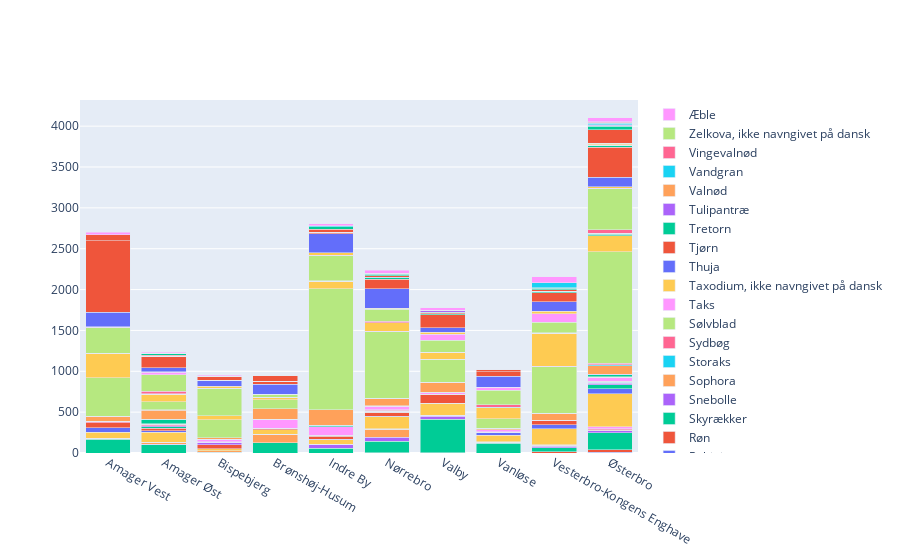

Notebook code for this chart:
### Markdown cell above
## OBS farverne skal lige tilpasses, slet ikke nok her.

### Code cell
x = temp.columns
trees = temp.index

for i in range(0,len(trees)):
    if i == 0:
        fig = go.Figure(go.Bar(x=x, y=temp.iloc[i,:].values, name = trees[i]))
    else:
        fig.add_trace(go.Bar(x=x, y=temp.iloc[i,:].values, name = trees[i]))

fig.update_layout(barmode='stack')
fig.show()

### Figure 1 — Plotly figure (JSON) as saved in the notebook; plotly's stock layout.template omitted (floating-point values rounded to 4 significant figures)
{"data": [{"name": "Albizia (Ærteblomst-fam,)", "type": "bar", "x": ["Amager Vest", "Amager Øst", "Bispebjerg", "Brønshøj-Husum", "Indre By", "Nørrebro", "Valby", "Vanløse", "Vesterbro-Kongens Enghave", "Østerbro"], "y": [0, 0, 0, 0, 0, 0, 0, 0, 0, 10]}, {"name": "Ambratræ", "type": "bar", "x": ["Amager Vest", "Amager Øst", "Bispebjerg", "Brønshøj-Husum", "Indre By", "Nørrebro", "Valby", "Vanløse", "Vesterbro-Kongens Enghave", "Østerbro"], "y": [0, 0, 0, 0, 0, 2, 2, 0, 15, 27]}, {"name": "Ask", "type": "bar", "x": ["Amager Vest", "Amager Øst", "Bispebjerg", "Brønshøj-Husum", "Indre By", "Nørrebro", "Valby", "Vanløse", "Vesterbro-Kongens Enghave", "Østerbro"], "y": [169, 98, 9, 128, 59, 139, 414, 120, 48, 210]}, {"name": "Avnbøg", "type": "bar", "x": ["Amager Vest", "Amager Øst", "Bispebjerg", "Brønshøj-Husum", "Indre By", "Nørrebro", "Valby", "Vanløse", "Vesterbro-Kongens Enghave", "Østerbro"], "y": [5, 11, 3, 0, 43, 50, 33, 7, 17, 24]}, {"name": "Birk", "type": "bar", "x": ["Amager Vest", "Amager Øst", "Bispebjerg", "Brønshøj-Husum", "Indre By", "Nørrebro", "Valby", "Vanløse", "Vesterbro-Kongens Enghave", "Østerbro"], "y": [6, 20, 14, 99, 1, 99, 6, 6, 16, 8]}, {"name": "Bjergthe", "type": "bar", "x": ["Amager Vest", "Amager Øst", "Bispebjerg", "Brønshøj-Husum", "Indre By", "Nørrebro", "Valby", "Vanløse", "Vesterbro-Kongens Enghave", "Østerbro"], "y": [0, 0, 0, 0, 0, 0, 0, 0, 0, 3]}, {"name": "Bærmispel", "type": "bar", "x": ["Amager Vest", "Amager Øst", "Bispebjerg", "Brønshøj-Husum", "Indre By", "Nørrebro", "Valby", "Vanløse", "Vesterbro-Kongens Enghave", "Østerbro"], "y": [0, 0, 0, 0, 3, 6, 8, 0, 7, 14]}, {"name": "Bøg", "type": "bar", "x": ["Amager Vest", "Amager Øst", "Bispebjerg", "Brønshøj-Husum", "Indre By", "Nørrebro", "Valby", "Vanløse", "Vesterbro-Kongens Enghave", "Østerbro"], "y": [0, 0, 0, 0, 0, 3, 0, 2, 1, 2]}, {"name": "Ceder", "type": "bar", "x": ["Amager Vest", "Amager Øst", "Bispebjerg", "Brønshøj-Husum", "Indre By", "Nørrebro", "Valby", "Vanløse", "Vesterbro-Kongens Enghave", "Østerbro"], "y": [0, 0, 0, 0, 0, 0, 0, 0, 0, 23]}, {"name": "Eg", "type": "bar", "x": ["Amager Vest", "Amager Øst", "Bispebjerg", "Brønshøj-Husum", "Indre By", "Nørrebro", "Valby", "Vanløse", "Vesterbro-Kongens Enghave", "Østerbro"], "y": [77, 122, 29, 57, 57, 146, 143, 84, 195, 404]}, {"name": "El", "type": "bar", "x": ["Amager Vest", "Amager Øst", "Bispebjerg", "Brønshøj-Husum", "Indre By", "Nørrebro", "Valby", "Vanløse", "Vesterbro-Kongens Enghave", "Østerbro"], "y": [53, 21, 0, 3, 4, 2, 2, 30, 45, 59]}, {"name": "Elm", "type": "bar", "x": ["Amager Vest", "Amager Øst", "Bispebjerg", "Brønshøj-Husum", "Indre By", "Nørrebro", "Valby", "Vanløse", "Vesterbro-Kongens Enghave", "Østerbro"], "y": [59, 32, 48, 13, 41, 54, 104, 0, 50, 3]}, {"name": "Fyr", "type": "bar", "x": ["Amager Vest", "Amager Øst", "Bispebjerg", "Brønshøj-Husum", "Indre By", "Nørrebro", "Valby", "Vanløse", "Vesterbro-Kongens Enghave", "Østerbro"], "y": [0, 16, 0, 0, 2, 0, 0, 2, 0, 47]}, {"name": "Gingko", "type": "bar", "x": ["Amager Vest", "Amager Øst", "Bispebjerg", "Brønshøj-Husum", "Indre By", "Nørrebro", "Valby", "Vanløse", "Vesterbro-Kongens Enghave", "Østerbro"], "y": [0, 13, 31, 0, 4, 9, 3, 2, 3, 21]}, {"name": "Gran", "type": "bar", "x": ["Amager Vest", "Amager Øst", "Bispebjerg", "Brønshøj-Husum", "Indre By", "Nørrebro", "Valby", "Vanløse", "Vesterbro-Kongens Enghave", "Østerbro"], "y": [0, 0, 0, 0, 0, 0, 0, 0, 2, 6]}, {"name": "Guldregn", "type": "bar", "x": ["Amager Vest", "Amager Øst", "Bispebjerg", "Brønshøj-Husum", "Indre By", "Nørrebro", "Valby", "Vanløse", "Vesterbro-Kongens Enghave", "Østerbro"], "y": [1, 0, 0, 0, 0, 0, 0, 0, 0, 7]}, {"name": "Hassel", "type": "bar", "x": ["Amager Vest", "Amager Øst", "Bispebjerg", "Brønshøj-Husum", "Indre By", "Nørrebro", "Valby", "Vanløse", "Vesterbro-Kongens Enghave", "Østerbro"], "y": [15, 16, 1, 0, 3, 12, 3, 7, 3, 11]}, {"name": "Hemlock", "type": "bar", "x": ["Amager Vest", "Amager Øst", "Bispebjerg", "Brønshøj-Husum", "Indre By", "Nørrebro", "Valby", "Vanløse", "Vesterbro-Kongens Enghave", "Østerbro"], "y": [0, 0, 0, 0, 0, 7, 0, 0, 0, 0]}, {"name": "Hestekastanie", "type": "bar", "x": ["Amager Vest", "Amager Øst", "Bispebjerg", "Brønshøj-Husum", "Indre By", "Nørrebro", "Valby", "Vanløse", "Vesterbro-Kongens Enghave", "Østerbro"], "y": [3, 8, 33, 112, 105, 44, 17, 24, 0, 43]}, {"name": "Hibiscus-slægten", "type": "bar", "x": ["Amager Vest", "Amager Øst", "Bispebjerg", "Brønshøj-Husum", "Indre By", "Nørrebro", "Valby", "Vanløse", "Vesterbro-Kongens Enghave", "Østerbro"], "y": [0, 0, 0, 0, 0, 0, 0, 0, 0, 3]}, {"name": "Hjertetræ", "type": "bar", "x": ["Amager Vest", "Amager Øst", "Bispebjerg", "Brønshøj-Husum", "Indre By", "Nørrebro", "Valby", "Vanløse", "Vesterbro-Kongens Enghave", "Østerbro"], "y": [0, 0, 0, 0, 0, 3, 0, 0, 0, 0]}, {"name": "Humlebøg", "type": "bar", "x": ["Amager Vest", "Amager Øst", "Bispebjerg", "Brønshøj-Husum", "Indre By", "Nørrebro", "Valby", "Vanløse", "Vesterbro-Kongens Enghave", "Østerbro"], "y": [0, 0, 0, 0, 0, 0, 0, 0, 0, 9]}, {"name": "Ikke registreret", "type": "bar", "x": ["Amager Vest", "Amager Øst", "Bispebjerg", "Brønshøj-Husum", "Indre By", "Nørrebro", "Valby", "Vanløse", "Vesterbro-Kongens Enghave", "Østerbro"], "y": [0, 55, 0, 0, 20, 0, 6, 1, 0, 24]}, {"name": "Kastanie", "type": "bar", "x": ["Amager Vest", "Amager Øst", "Bispebjerg", "Brønshøj-Husum", "Indre By", "Nørrebro", "Valby", "Vanløse", "Vesterbro-Kongens Enghave", "Østerbro"], "y": [0, 0, 0, 0, 0, 0, 0, 0, 0, 3]}, {"name": "Kirsebær/Blomme", "type": "bar", "x": ["Amager Vest", "Amager Øst", "Bispebjerg", "Brønshøj-Husum", "Indre By", "Nørrebro", "Valby", "Vanløse", "Vesterbro-Kongens Enghave", "Østerbro"], "y": [60, 113, 19, 129, 185, 90, 127, 14, 86, 105]}, {"name": "Kornel", "type": "bar", "x": ["Amager Vest", "Amager Øst", "Bispebjerg", "Brønshøj-Husum", "Indre By", "Nørrebro", "Valby", "Vanløse", "Vesterbro-Kongens Enghave", "Østerbro"], "y": [0, 7, 0, 0, 0, 4, 0, 2, 0, 13]}, {"name": "Kristtorn", "type": "bar", "x": ["Amager Vest", "Amager Øst", "Bispebjerg", "Brønshøj-Husum", "Indre By", "Nørrebro", "Valby", "Vanløse", "Vesterbro-Kongens Enghave", "Østerbro"], "y": [0, 0, 0, 0, 0, 0, 0, 0, 0, 19]}, {"name": "Lind", "type": "bar", "x": ["Amager Vest", "Amager Øst", "Bispebjerg", "Brønshøj-Husum", "Indre By", "Nørrebro", "Valby", "Vanløse", "Vesterbro-Kongens Enghave", "Østerbro"], "y": [470, 98, 219, 112, 1482, 816, 282, 117, 567, 1364]}, {"name": "Lærk", "type": "bar", "x": ["Amager Vest", "Amager Øst", "Bispebjerg", "Brønshøj-Husum", "Indre By", "Nørrebro", "Valby", "Vanløse", "Vesterbro-Kongens Enghave", "Østerbro"], "y": [0, 0, 0, 0, 0, 1, 0, 0, 7, 1]}, {"name": "Løn", "type": "bar", "x": ["Amager Vest", "Amager Øst", "Bispebjerg", "Brønshøj-Husum", "Indre By", "Nørrebro", "Valby", "Vanløse", "Vesterbro-Kongens Enghave", "Østerbro"], "y": [303, 86, 47, 31, 94, 105, 80, 137, 403, 195]}, {"name": "Mispel", "type": "bar", "x": ["Amager Vest", "Amager Øst", "Bispebjerg", "Brønshøj-Husum", "Indre By", "Nørrebro", "Valby", "Vanløse", "Vesterbro-Kongens Enghave", "Østerbro"], "y": [0, 0, 0, 0, 0, 0, 0, 0, 0, 2]}, {"name": "Morbær", "type": "bar", "x": ["Amager Vest", "Amager Øst", "Bispebjerg", "Brønshøj-Husum", "Indre By", "Nørrebro", "Valby", "Vanløse", "Vesterbro-Kongens Enghave", "Østerbro"], "y": [0, 0, 0, 0, 0, 0, 0, 0, 0, 1]}, {"name": "Nyssa", "type": "bar", "x": ["Amager Vest", "Amager Øst", "Bispebjerg", "Brønshøj-Husum", "Indre By", "Nørrebro", "Valby", "Vanløse", "Vesterbro-Kongens Enghave", "Østerbro"], "y": [0, 0, 0, 0, 0, 0, 0, 0, 0, 18]}, {"name": "Osagetorn", "type": "bar", "x": ["Amager Vest", "Amager Øst", "Bispebjerg", "Brønshøj-Husum", "Indre By", "Nørrebro", "Valby", "Vanløse", "Vesterbro-Kongens Enghave", "Østerbro"], "y": [0, 0, 0, 0, 0, 0, 0, 0, 0, 2]}, {"name": "Parrotia, ikke navngivet på dansk", "type": "bar", "x": ["Amager Vest", "Amager Øst", "Bispebjerg", "Brønshøj-Husum", "Indre By", "Nørrebro", "Valby", "Vanløse", "Vesterbro-Kongens Enghave", "Østerbro"], "y": [0, 0, 0, 0, 0, 0, 0, 0, 0, 6]}, {"name": "Paulównia", "type": "bar", "x": ["Amager Vest", "Amager Øst", "Bispebjerg", "Brønshøj-Husum", "Indre By", "Nørrebro", "Valby", "Vanløse", "Vesterbro-Kongens Enghave", "Østerbro"], "y": [0, 10, 1, 0, 0, 0, 0, 4, 0, 4]}, {"name": "Pil", "type": "bar", "x": ["Amager Vest", "Amager Øst", "Bispebjerg", "Brønshøj-Husum", "Indre By", "Nørrebro", "Valby", "Vanløse", "Vesterbro-Kongens Enghave", "Østerbro"], "y": [0, 28, 0, 0, 6, 19, 0, 31, 5, 42]}, {"name": "Platan", "type": "bar", "x": ["Amager Vest", "Amager Øst", "Bispebjerg", "Brønshøj-Husum", "Indre By", "Nørrebro", "Valby", "Vanløse", "Vesterbro-Kongens Enghave", "Østerbro"], "y": [310, 204, 336, 36, 302, 149, 148, 180, 129, 504]}, {"name": "Poppel", "type": "bar", "x": ["Amager Vest", "Amager Øst", "Bispebjerg", "Brønshøj-Husum", "Indre By", "Nørrebro", "Valby", "Vanløse", "Vesterbro-Kongens Enghave", "Østerbro"], "y": [7, 28, 5, 0, 11, 5, 78, 36, 106, 2]}, {"name": "Pære", "type": "bar", "x": ["Amager Vest", "Amager Øst", "Bispebjerg", "Brønshøj-Husum", "Indre By", "Nørrebro", "Valby", "Vanløse", "Vesterbro-Kongens Enghave", "Østerbro"], "y": [6, 9, 21, 0, 31, 7, 22, 0, 30, 22]}, {"name": "Robinie", "type": "bar", "x": ["Amager Vest", "Amager Øst", "Bispebjerg", "Brønshøj-Husum", "Indre By", "Nørrebro", "Valby", "Vanløse", "Vesterbro-Kongens Enghave", "Østerbro"], "y": [176, 46, 69, 121, 232, 237, 55, 131, 115, 112]}, {"name": "Røn", "type": "bar", "x": ["Amager Vest", "Amager Øst", "Bispebjerg", "Brønshøj-Husum", "Indre By", "Nørrebro", "Valby", "Vanløse", "Vesterbro-Kongens Enghave", "Østerbro"], "y": [879, 142, 4, 37, 14, 116, 156, 56, 112, 366]}, {"name": "Skyrækker", "type": "bar", "x": ["Amager Vest", "Amager Øst", "Bispebjerg", "Brønshøj-Husum", "Indre By", "Nørrebro", "Valby", "Vanløse", "Vesterbro-Kongens Enghave", "Østerbro"], "y": [0, 0, 0, 0, 2, 17, 16, 0, 17, 25]}, {"name": "Snebolle", "type": "bar", "x": ["Amager Vest", "Amager Øst", "Bispebjerg", "Brønshøj-Husum", "Indre By", "Nørrebro", "Valby", "Vanløse", "Vesterbro-Kongens Enghave", "Østerbro"], "y": [0, 0, 0, 0, 0, 4, 0, 0, 0, 0]}, {"name": "Sophora", "type": "bar", "x": ["Amager Vest", "Amager Øst", "Bispebjerg", "Brønshøj-Husum", "Indre By", "Nørrebro", "Valby", "Vanløse", "Vesterbro-Kongens Enghave", "Østerbro"], "y": [0, 0, 0, 0, 0, 0, 1, 0, 2, 0]}, {"name": "Storaks", "type": "bar", "x": ["Amager Vest", "Amager Øst", "Bispebjerg", "Brønshøj-Husum", "Indre By", "Nørrebro", "Valby", "Vanløse", "Vesterbro-Kongens Enghave", "Østerbro"], "y": [0, 0, 0, 0, 0, 0, 0, 0, 0, 6]}, {"name": "Sydbøg", "type": "bar", "x": ["Amager Vest", "Amager Øst", "Bispebjerg", "Brønshøj-Husum", "Indre By", "Nørrebro", "Valby", "Vanløse", "Vesterbro-Kongens Enghave", "Østerbro"], "y": [0, 0, 0, 0, 0, 1, 0, 0, 0, 0]}, {"name": "Sølvblad ", "type": "bar", "x": ["Amager Vest", "Amager Øst", "Bispebjerg", "Brønshøj-Husum", "Indre By", "Nørrebro", "Valby", "Vanløse", "Vesterbro-Kongens Enghave", "Østerbro"], "y": [0, 0, 0, 0, 0, 0, 0, 0, 0, 2]}, {"name": "Taks", "type": "bar", "x": ["Amager Vest", "Amager Øst", "Bispebjerg", "Brønshøj-Husum", "Indre By", "Nørrebro", "Valby", "Vanløse", "Vesterbro-Kongens Enghave", "Østerbro"], "y": [0, 0, 0, 0, 0, 0, 1, 0, 0, 0]}, {"name": "Taxodium, ikke navngivet på dansk", "type": "bar", "x": ["Amager Vest", "Amager Øst", "Bispebjerg", "Brønshøj-Husum", "Indre By", "Nørrebro", "Valby", "Vanløse", "Vesterbro-Kongens Enghave", "Østerbro"], "y": [0, 0, 0, 0, 0, 0, 0, 0, 0, 21]}, {"name": "Thuja", "type": "bar", "x": ["Amager Vest", "Amager Øst", "Bispebjerg", "Brønshøj-Husum", "Indre By", "Nørrebro", "Valby", "Vanløse", "Vesterbro-Kongens Enghave", "Østerbro"], "y": [0, 0, 0, 0, 0, 1, 0, 0, 0, 0]}, {"name": "Tjørn", "type": "bar", "x": ["Amager Vest", "Amager Øst", "Bispebjerg", "Brønshøj-Husum", "Indre By", "Nørrebro", "Valby", "Vanløse", "Vesterbro-Kongens Enghave", "Østerbro"], "y": [70, 14, 52, 68, 40, 24, 10, 30, 17, 162]}, {"name": "Tretorn", "type": "bar", "x": ["Amager Vest", "Amager Øst", "Bispebjerg", "Brønshøj-Husum", "Indre By", "Nørrebro", "Valby", "Vanløse", "Vesterbro-Kongens Enghave", "Østerbro"], "y": [0, 16, 0, 0, 28, 18, 5, 0, 21, 45]}, {"name": "Tulipantræ", "type": "bar", "x": ["Amager Vest", "Amager Øst", "Bispebjerg", "Brønshøj-Husum", "Indre By", "Nørrebro", "Valby", "Vanløse", "Vesterbro-Kongens Enghave", "Østerbro"], "y": [3, 8, 0, 0, 1, 2, 23, 0, 3, 10]}, {"name": "Valnød", "type": "bar", "x": ["Amager Vest", "Amager Øst", "Bispebjerg", "Brønshøj-Husum", "Indre By", "Nørrebro", "Valby", "Vanløse", "Vesterbro-Kongens Enghave", "Østerbro"], "y": [0, 0, 0, 0, 0, 2, 0, 0, 3, 10]}, {"name": "Vandgran", "type": "bar", "x": ["Amager Vest", "Amager Øst", "Bispebjerg", "Brønshøj-Husum", "Indre By", "Nørrebro", "Valby", "Vanløse", "Vesterbro-Kongens Enghave", "Østerbro"], "y": [0, 0, 0, 0, 14, 1, 0, 0, 56, 17]}, {"name": "Vingevalnød", "type": "bar", "x": ["Amager Vest", "Amager Øst", "Bispebjerg", "Brønshøj-Husum", "Indre By", "Nørrebro", "Valby", "Vanløse", "Vesterbro-Kongens Enghave", "Østerbro"], "y": [0, 0, 0, 0, 0, 2, 0, 0, 0, 11]}, {"name": "Zelkova, ikke navngivet på dansk", "type": "bar", "x": ["Amager Vest", "Amager Øst", "Bispebjerg", "Brønshøj-Husum", "Indre By", "Nørrebro", "Valby", "Vanløse", "Vesterbro-Kongens Enghave", "Østerbro"], "y": [0, 0, 0, 0, 0, 0, 0, 0, 0, 5]}, {"name": "Æble", "type": "bar", "x": ["Amager Vest", "Amager Øst", "Bispebjerg", "Brønshøj-Husum", "Indre By", "Nørrebro", "Valby", "Vanløse", "Vesterbro-Kongens Enghave", "Østerbro"], "y": [29, 11, 12, 0, 19, 41, 33, 3, 78, 51]}], "layout": {"barmode": "stack"}}
